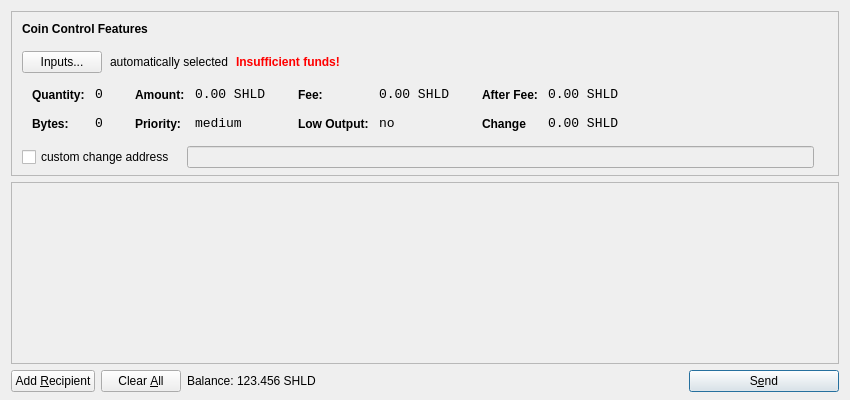
<?xml version="1.0" encoding="UTF-8"?>
<ui version="4.0">
 <class>SendCoinsDialog</class>
 <widget class="QDialog" name="SendCoinsDialog">
  <property name="geometry">
   <rect>
    <x>0</x>
    <y>0</y>
    <width>850</width>
    <height>400</height>
   </rect>
  </property>
  <property name="windowTitle">
   <string>Send Coins</string>
  </property>
  <layout class="QVBoxLayout" name="verticalLayout" stretch="0,1,0">
   <property name="bottomMargin">
    <number>8</number>
   </property>
   <item>
    <widget class="QFrame" name="frameCoinControl">
     <property name="sizePolicy">
      <sizepolicy hsizetype="Expanding" vsizetype="Expanding">
       <horstretch>0</horstretch>
       <verstretch>0</verstretch>
      </sizepolicy>
     </property>
     <property name="maximumSize">
      <size>
       <width>16777215</width>
       <height>16777215</height>
      </size>
     </property>
     <property name="frameShape">
      <enum>QFrame::StyledPanel</enum>
     </property>
     <property name="frameShadow">
      <enum>QFrame::Sunken</enum>
     </property>
     <layout class="QVBoxLayout" name="verticalLayoutCoinControl2">
      <property name="spacing">
       <number>-1</number>
      </property>
      <property name="leftMargin">
       <number>0</number>
      </property>
      <property name="topMargin">
       <number>0</number>
      </property>
      <property name="rightMargin">
       <number>0</number>
      </property>
      <property name="bottomMargin">
       <number>6</number>
      </property>
      <item>
       <layout class="QVBoxLayout" name="verticalLayoutCoinControl" stretch="0,0,0,0,1">
        <property name="spacing">
         <number>0</number>
        </property>
        <property name="leftMargin">
         <number>10</number>
        </property>
        <property name="topMargin">
         <number>10</number>
        </property>
        <item>
         <layout class="QHBoxLayout" name="horizontalLayoutCoinControl1">
          <property name="bottomMargin">
           <number>15</number>
          </property>
          <item>
           <widget class="QLabel" name="labelCoinControlFeatures">
            <property name="sizePolicy">
             <sizepolicy hsizetype="Preferred" vsizetype="Maximum">
              <horstretch>0</horstretch>
              <verstretch>0</verstretch>
             </sizepolicy>
            </property>
            <property name="font">
             <font>
              <weight>75</weight>
              <bold>true</bold>
             </font>
            </property>
            <property name="styleSheet">
             <string notr="true">font-weight:bold;</string>
            </property>
            <property name="text">
             <string>Coin Control Features</string>
            </property>
           </widget>
          </item>
         </layout>
        </item>
        <item>
         <layout class="QHBoxLayout" name="horizontalLayoutCoinControl2" stretch="0,0,0,0">
          <property name="spacing">
           <number>8</number>
          </property>
          <property name="bottomMargin">
           <number>10</number>
          </property>
          <item>
           <widget class="QPushButton" name="pushButtonCoinControl">
            <property name="styleSheet">
             <string notr="true"/>
            </property>
            <property name="text">
             <string>Inputs...</string>
            </property>
           </widget>
          </item>
          <item>
           <widget class="QLabel" name="labelCoinControlAutomaticallySelected">
            <property name="text">
             <string>automatically selected</string>
            </property>
            <property name="margin">
             <number>5</number>
            </property>
           </widget>
          </item>
          <item>
           <widget class="QLabel" name="labelCoinControlInsuffFunds">
            <property name="font">
             <font>
              <weight>75</weight>
              <bold>true</bold>
             </font>
            </property>
            <property name="styleSheet">
             <string notr="true">color:red;font-weight:bold;</string>
            </property>
            <property name="text">
             <string>Insufficient funds!</string>
            </property>
            <property name="margin">
             <number>5</number>
            </property>
           </widget>
          </item>
          <item>
           <spacer name="horizontalSpacerCoinControl">
            <property name="orientation">
             <enum>Qt::Horizontal</enum>
            </property>
            <property name="sizeHint" stdset="0">
             <size>
              <width>40</width>
              <height>1</height>
             </size>
            </property>
           </spacer>
          </item>
         </layout>
        </item>
        <item>
         <widget class="QWidget" name="widgetCoinControl" native="true">
          <property name="sizePolicy">
           <sizepolicy hsizetype="Preferred" vsizetype="Preferred">
            <horstretch>0</horstretch>
            <verstretch>0</verstretch>
           </sizepolicy>
          </property>
          <property name="minimumSize">
           <size>
            <width>0</width>
            <height>0</height>
           </size>
          </property>
          <property name="styleSheet">
           <string notr="true"/>
          </property>
          <layout class="QHBoxLayout" name="horizontalLayoutCoinControl5">
           <property name="margin">
            <number>0</number>
           </property>
           <item>
            <layout class="QHBoxLayout" name="horizontalLayoutCoinControl3" stretch="0,0,0,1">
             <property name="spacing">
              <number>20</number>
             </property>
             <property name="topMargin">
              <number>0</number>
             </property>
             <property name="bottomMargin">
              <number>10</number>
             </property>
             <item>
              <layout class="QFormLayout" name="formLayoutCoinControl1">
               <property name="horizontalSpacing">
                <number>10</number>
               </property>
               <property name="verticalSpacing">
                <number>14</number>
               </property>
               <property name="leftMargin">
                <number>10</number>
               </property>
               <property name="topMargin">
                <number>4</number>
               </property>
               <property name="rightMargin">
                <number>6</number>
               </property>
               <item row="0" column="0">
                <widget class="QLabel" name="labelCoinControlQuantityText">
                 <property name="styleSheet">
                  <string notr="true">font-weight:bold;</string>
                 </property>
                 <property name="text">
                  <string>Quantity:</string>
                 </property>
                 <property name="margin">
                  <number>0</number>
                 </property>
                </widget>
               </item>
               <item row="0" column="1">
                <widget class="QLabel" name="labelCoinControlQuantity">
                 <property name="font">
                  <font>
                   <family>Monospace</family>
                   <pointsize>10</pointsize>
                  </font>
                 </property>
                 <property name="cursor">
                  <cursorShape>IBeamCursor</cursorShape>
                 </property>
                 <property name="contextMenuPolicy">
                  <enum>Qt::ActionsContextMenu</enum>
                 </property>
                 <property name="text">
                  <string>0</string>
                 </property>
                 <property name="margin">
                  <number>0</number>
                 </property>
                 <property name="textInteractionFlSHLD">
                  <set>Qt::LinksAccessibleByMouse|Qt::TextSelectableByKeyboard|Qt::TextSelectableByMouse</set>
                 </property>
                </widget>
               </item>
               <item row="1" column="0">
                <widget class="QLabel" name="labelCoinControlBytesText">
                 <property name="styleSheet">
                  <string notr="true">font-weight:bold;</string>
                 </property>
                 <property name="text">
                  <string>Bytes:</string>
                 </property>
                </widget>
               </item>
               <item row="1" column="1">
                <widget class="QLabel" name="labelCoinControlBytes">
                 <property name="font">
                  <font>
                   <family>Monospace</family>
                   <pointsize>10</pointsize>
                  </font>
                 </property>
                 <property name="cursor">
                  <cursorShape>IBeamCursor</cursorShape>
                 </property>
                 <property name="contextMenuPolicy">
                  <enum>Qt::ActionsContextMenu</enum>
                 </property>
                 <property name="text">
                  <string>0</string>
                 </property>
                 <property name="textInteractionFlSHLD">
                  <set>Qt::LinksAccessibleByMouse|Qt::TextSelectableByKeyboard|Qt::TextSelectableByMouse</set>
                 </property>
                </widget>
               </item>
              </layout>
             </item>
             <item>
              <layout class="QFormLayout" name="formLayoutCoinControl2">
               <property name="horizontalSpacing">
                <number>10</number>
               </property>
               <property name="verticalSpacing">
                <number>14</number>
               </property>
               <property name="leftMargin">
                <number>6</number>
               </property>
               <property name="topMargin">
                <number>4</number>
               </property>
               <property name="rightMargin">
                <number>6</number>
               </property>
               <item row="0" column="0">
                <widget class="QLabel" name="labelCoinControlAmountText">
                 <property name="styleSheet">
                  <string notr="true">font-weight:bold;</string>
                 </property>
                 <property name="text">
                  <string>Amount:</string>
                 </property>
                 <property name="margin">
                  <number>0</number>
                 </property>
                </widget>
               </item>
               <item row="0" column="1">
                <widget class="QLabel" name="labelCoinControlAmount">
                 <property name="font">
                  <font>
                   <family>Monospace</family>
                   <pointsize>10</pointsize>
                  </font>
                 </property>
                 <property name="cursor">
                  <cursorShape>IBeamCursor</cursorShape>
                 </property>
                 <property name="contextMenuPolicy">
                  <enum>Qt::ActionsContextMenu</enum>
                 </property>
                 <property name="text">
                  <string>0.00 SHLD</string>
                 </property>
                 <property name="textInteractionFlSHLD">
                  <set>Qt::LinksAccessibleByMouse|Qt::TextSelectableByKeyboard|Qt::TextSelectableByMouse</set>
                 </property>
                </widget>
               </item>
               <item row="1" column="0">
                <widget class="QLabel" name="labelCoinControlPriorityText">
                 <property name="styleSheet">
                  <string notr="true">font-weight:bold;</string>
                 </property>
                 <property name="text">
                  <string>Priority:</string>
                 </property>
                </widget>
               </item>
               <item row="1" column="1">
                <widget class="QLabel" name="labelCoinControlPriority">
                 <property name="font">
                  <font>
                   <family>Monospace</family>
                   <pointsize>10</pointsize>
                  </font>
                 </property>
                 <property name="cursor">
                  <cursorShape>IBeamCursor</cursorShape>
                 </property>
                 <property name="contextMenuPolicy">
                  <enum>Qt::ActionsContextMenu</enum>
                 </property>
                 <property name="text">
                  <string>medium</string>
                 </property>
                 <property name="textInteractionFlSHLD">
                  <set>Qt::LinksAccessibleByMouse|Qt::TextSelectableByKeyboard|Qt::TextSelectableByMouse</set>
                 </property>
                </widget>
               </item>
              </layout>
             </item>
             <item>
              <layout class="QFormLayout" name="formLayoutCoinControl3">
               <property name="horizontalSpacing">
                <number>10</number>
               </property>
               <property name="verticalSpacing">
                <number>14</number>
               </property>
               <property name="leftMargin">
                <number>6</number>
               </property>
               <property name="topMargin">
                <number>4</number>
               </property>
               <property name="rightMargin">
                <number>6</number>
               </property>
               <item row="0" column="0">
                <widget class="QLabel" name="labelCoinControlFeeText">
                 <property name="styleSheet">
                  <string notr="true">font-weight:bold;</string>
                 </property>
                 <property name="text">
                  <string>Fee:</string>
                 </property>
                 <property name="margin">
                  <number>0</number>
                 </property>
                </widget>
               </item>
               <item row="0" column="1">
                <widget class="QLabel" name="labelCoinControlFee">
                 <property name="font">
                  <font>
                   <family>Monospace</family>
                   <pointsize>10</pointsize>
                  </font>
                 </property>
                 <property name="cursor">
                  <cursorShape>IBeamCursor</cursorShape>
                 </property>
                 <property name="contextMenuPolicy">
                  <enum>Qt::ActionsContextMenu</enum>
                 </property>
                 <property name="text">
                  <string>0.00 SHLD</string>
                 </property>
                 <property name="textInteractionFlSHLD">
                  <set>Qt::LinksAccessibleByMouse|Qt::TextSelectableByKeyboard|Qt::TextSelectableByMouse</set>
                 </property>
                </widget>
               </item>
               <item row="1" column="0">
                <widget class="QLabel" name="labelCoinControlLowOutputText">
                 <property name="styleSheet">
                  <string notr="true">font-weight:bold;</string>
                 </property>
                 <property name="text">
                  <string>Low Output:</string>
                 </property>
                </widget>
               </item>
               <item row="1" column="1">
                <widget class="QLabel" name="labelCoinControlLowOutput">
                 <property name="font">
                  <font>
                   <family>Monospace</family>
                   <pointsize>10</pointsize>
                  </font>
                 </property>
                 <property name="cursor">
                  <cursorShape>IBeamCursor</cursorShape>
                 </property>
                 <property name="contextMenuPolicy">
                  <enum>Qt::ActionsContextMenu</enum>
                 </property>
                 <property name="text">
                  <string>no</string>
                 </property>
                 <property name="textInteractionFlSHLD">
                  <set>Qt::LinksAccessibleByMouse|Qt::TextSelectableByKeyboard|Qt::TextSelectableByMouse</set>
                 </property>
                </widget>
               </item>
              </layout>
             </item>
             <item>
              <layout class="QFormLayout" name="formLayoutCoinControl4">
               <property name="horizontalSpacing">
                <number>10</number>
               </property>
               <property name="verticalSpacing">
                <number>14</number>
               </property>
               <property name="leftMargin">
                <number>6</number>
               </property>
               <property name="topMargin">
                <number>4</number>
               </property>
               <property name="rightMargin">
                <number>6</number>
               </property>
               <item row="0" column="0">
                <widget class="QLabel" name="labelCoinControlAfterFeeText">
                 <property name="styleSheet">
                  <string notr="true">font-weight:bold;</string>
                 </property>
                 <property name="text">
                  <string>After Fee:</string>
                 </property>
                 <property name="margin">
                  <number>0</number>
                 </property>
                </widget>
               </item>
               <item row="0" column="1">
                <widget class="QLabel" name="labelCoinControlAfterFee">
                 <property name="font">
                  <font>
                   <family>Monospace</family>
                   <pointsize>10</pointsize>
                  </font>
                 </property>
                 <property name="cursor">
                  <cursorShape>IBeamCursor</cursorShape>
                 </property>
                 <property name="contextMenuPolicy">
                  <enum>Qt::ActionsContextMenu</enum>
                 </property>
                 <property name="text">
                  <string>0.00 SHLD</string>
                 </property>
                 <property name="textInteractionFlSHLD">
                  <set>Qt::LinksAccessibleByMouse|Qt::TextSelectableByKeyboard|Qt::TextSelectableByMouse</set>
                 </property>
                </widget>
               </item>
               <item row="1" column="0">
                <widget class="QLabel" name="labelCoinControlChangeText">
                 <property name="styleSheet">
                  <string notr="true">font-weight:bold;</string>
                 </property>
                 <property name="text">
                  <string>Change</string>
                 </property>
                </widget>
               </item>
               <item row="1" column="1">
                <widget class="QLabel" name="labelCoinControlChange">
                 <property name="font">
                  <font>
                   <family>Monospace</family>
                   <pointsize>10</pointsize>
                  </font>
                 </property>
                 <property name="cursor">
                  <cursorShape>IBeamCursor</cursorShape>
                 </property>
                 <property name="contextMenuPolicy">
                  <enum>Qt::ActionsContextMenu</enum>
                 </property>
                 <property name="text">
                  <string>0.00 SHLD</string>
                 </property>
                 <property name="textInteractionFlSHLD">
                  <set>Qt::LinksAccessibleByMouse|Qt::TextSelectableByKeyboard|Qt::TextSelectableByMouse</set>
                 </property>
                </widget>
               </item>
              </layout>
             </item>
            </layout>
           </item>
          </layout>
         </widget>
        </item>
        <item>
         <layout class="QHBoxLayout" name="horizontalLayoutCoinControl4" stretch="0,0,0">
          <property name="spacing">
           <number>12</number>
          </property>
          <property name="sizeConstraint">
           <enum>QLayout::SetDefaultConstraint</enum>
          </property>
          <property name="topMargin">
           <number>5</number>
          </property>
          <property name="rightMargin">
           <number>5</number>
          </property>
          <item>
           <widget class="QCheckBox" name="checkBoxCoinControlChange">
            <property name="text">
             <string>custom change address</string>
            </property>
           </widget>
          </item>
          <item>
           <widget class="QLineEdit" name="lineEditCoinControlChange">
            <property name="enabled">
             <bool>false</bool>
            </property>
            <property name="sizePolicy">
             <sizepolicy hsizetype="Expanding" vsizetype="Fixed">
              <horstretch>0</horstretch>
              <verstretch>0</verstretch>
             </sizepolicy>
            </property>
           </widget>
          </item>
          <item>
           <widget class="QLabel" name="labelCoinControlChangeLabel">
            <property name="sizePolicy">
             <sizepolicy hsizetype="Preferred" vsizetype="Expanding">
              <horstretch>0</horstretch>
              <verstretch>0</verstretch>
             </sizepolicy>
            </property>
            <property name="minimumSize">
             <size>
              <width>0</width>
              <height>0</height>
             </size>
            </property>
            <property name="text">
             <string/>
            </property>
            <property name="margin">
             <number>3</number>
            </property>
           </widget>
          </item>
         </layout>
        </item>
        <item>
         <spacer name="verticalSpacerCoinControl">
          <property name="orientation">
           <enum>Qt::Vertical</enum>
          </property>
          <property name="sizeHint" stdset="0">
           <size>
            <width>800</width>
            <height>1</height>
           </size>
          </property>
         </spacer>
        </item>
       </layout>
      </item>
     </layout>
    </widget>
   </item>
   <item>
    <widget class="QScrollArea" name="scrollArea">
     <property name="widgetResizable">
      <bool>true</bool>
     </property>
     <widget class="QWidget" name="scrollAreaWidgetContents">
      <property name="geometry">
       <rect>
        <x>0</x>
        <y>0</y>
        <width>830</width>
        <height>165</height>
       </rect>
      </property>
      <layout class="QVBoxLayout" name="verticalLayout_2">
       <property name="margin">
        <number>0</number>
       </property>
       <item>
        <layout class="QVBoxLayout" name="entries">
         <property name="spacing">
          <number>6</number>
         </property>
        </layout>
       </item>
       <item>
        <spacer name="verticalSpacer">
         <property name="orientation">
          <enum>Qt::Vertical</enum>
         </property>
         <property name="sizeHint" stdset="0">
          <size>
           <width>20</width>
           <height>40</height>
          </size>
         </property>
        </spacer>
       </item>
      </layout>
     </widget>
    </widget>
   </item>
   <item>
    <layout class="QHBoxLayout" name="horizontalLayout">
     <item>
      <widget class="QPushButton" name="addButton">
       <property name="toolTip">
        <string>Send to multiple recipients at once</string>
       </property>
       <property name="text">
        <string>Add &amp;Recipient</string>
       </property>
       <property name="icon">
        <iconset resource="../bitcoin.qrc">
         <normaloff>:/icons/add</normaloff>:/icons/add</iconset>
       </property>
       <property name="autoDefault">
        <bool>false</bool>
       </property>
      </widget>
     </item>
     <item>
      <widget class="QPushButton" name="clearButton">
       <property name="sizePolicy">
        <sizepolicy hsizetype="Minimum" vsizetype="Fixed">
         <horstretch>0</horstretch>
         <verstretch>0</verstretch>
        </sizepolicy>
       </property>
       <property name="toolTip">
        <string>Remove all transaction fields</string>
       </property>
       <property name="text">
        <string>Clear &amp;All</string>
       </property>
       <property name="icon">
        <iconset resource="../bitcoin.qrc">
         <normaloff>:/icons/remove</normaloff>:/icons/remove</iconset>
       </property>
       <property name="autoRepeatDelay">
        <number>300</number>
       </property>
       <property name="autoDefault">
        <bool>false</bool>
       </property>
      </widget>
     </item>
     <item>
      <layout class="QHBoxLayout" name="horizontalLayout_2">
       <property name="spacing">
        <number>3</number>
       </property>
       <item>
        <widget class="QLabel" name="label">
         <property name="sizePolicy">
          <sizepolicy hsizetype="Preferred" vsizetype="Fixed">
           <horstretch>0</horstretch>
           <verstretch>0</verstretch>
          </sizepolicy>
         </property>
         <property name="text">
          <string>Balance:</string>
         </property>
        </widget>
       </item>
       <item>
        <widget class="QLabel" name="labelBalance">
         <property name="sizePolicy">
          <sizepolicy hsizetype="Preferred" vsizetype="Fixed">
           <horstretch>0</horstretch>
           <verstretch>0</verstretch>
          </sizepolicy>
         </property>
         <property name="cursor">
          <cursorShape>IBeamCursor</cursorShape>
         </property>
         <property name="text">
          <string>123.456 SHLD</string>
         </property>
         <property name="textInteractionFlSHLD">
          <set>Qt::LinksAccessibleByMouse|Qt::TextSelectableByKeyboard|Qt::TextSelectableByMouse</set>
         </property>
        </widget>
       </item>
      </layout>
     </item>
     <item>
      <spacer name="horizontalSpacer">
       <property name="orientation">
        <enum>Qt::Horizontal</enum>
       </property>
       <property name="sizeHint" stdset="0">
        <size>
         <width>40</width>
         <height>20</height>
        </size>
       </property>
      </spacer>
     </item>
     <item>
      <widget class="QPushButton" name="sendButton">
       <property name="minimumSize">
        <size>
         <width>150</width>
         <height>0</height>
        </size>
       </property>
       <property name="toolTip">
        <string>Confirm the send action</string>
       </property>
       <property name="text">
        <string>S&amp;end</string>
       </property>
       <property name="icon">
        <iconset resource="../bitcoin.qrc">
         <normaloff>:/icons/send</normaloff>:/icons/send</iconset>
       </property>
       <property name="default">
        <bool>true</bool>
       </property>
      </widget>
     </item>
    </layout>
   </item>
  </layout>
 </widget>
 <resources>
  <include location="../bitcoin.qrc"/>
 </resources>
 <connections/>
</ui>
